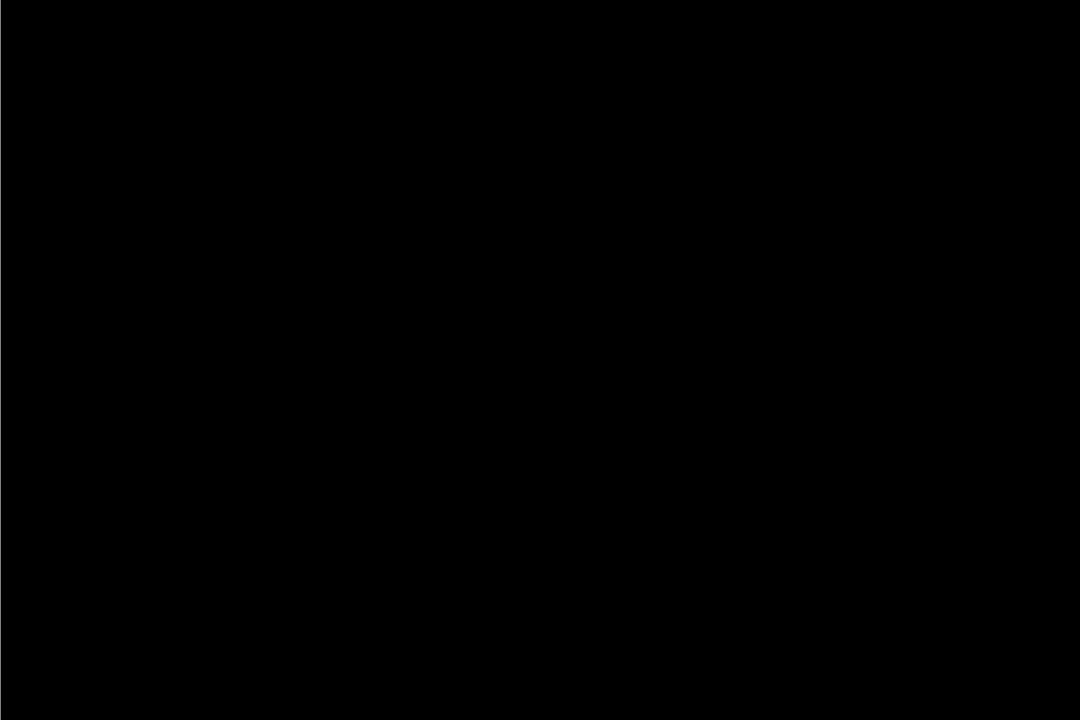
Frame 1 (no input)
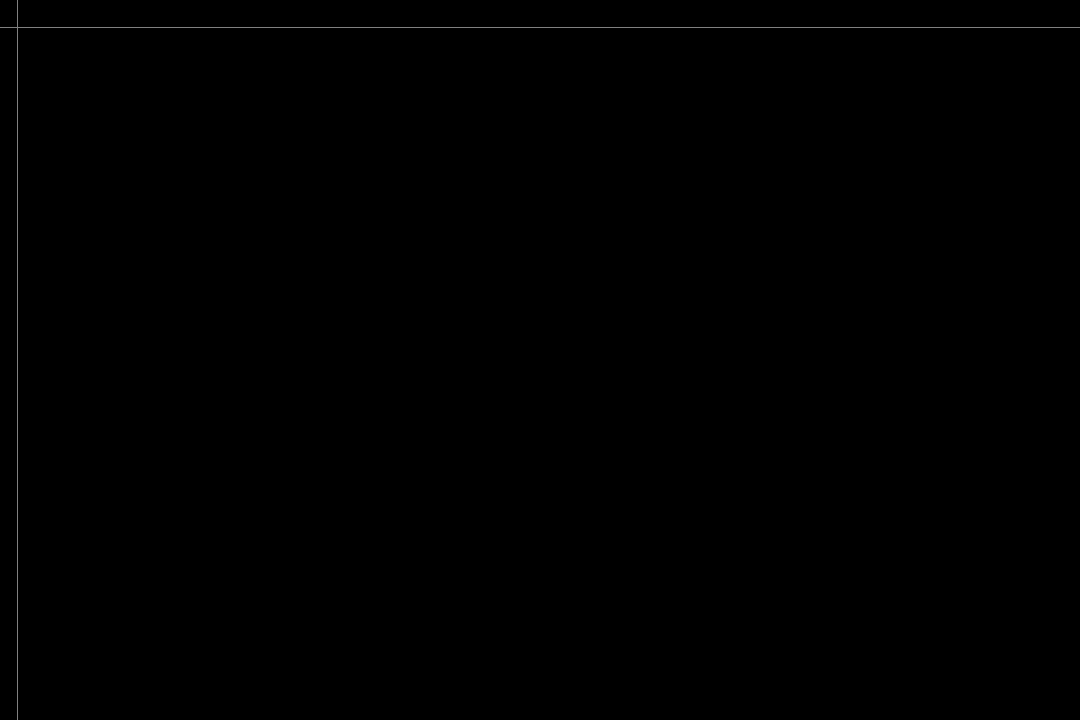
Frame 60 (the mouse pressed at the canvas centre just before this capture)
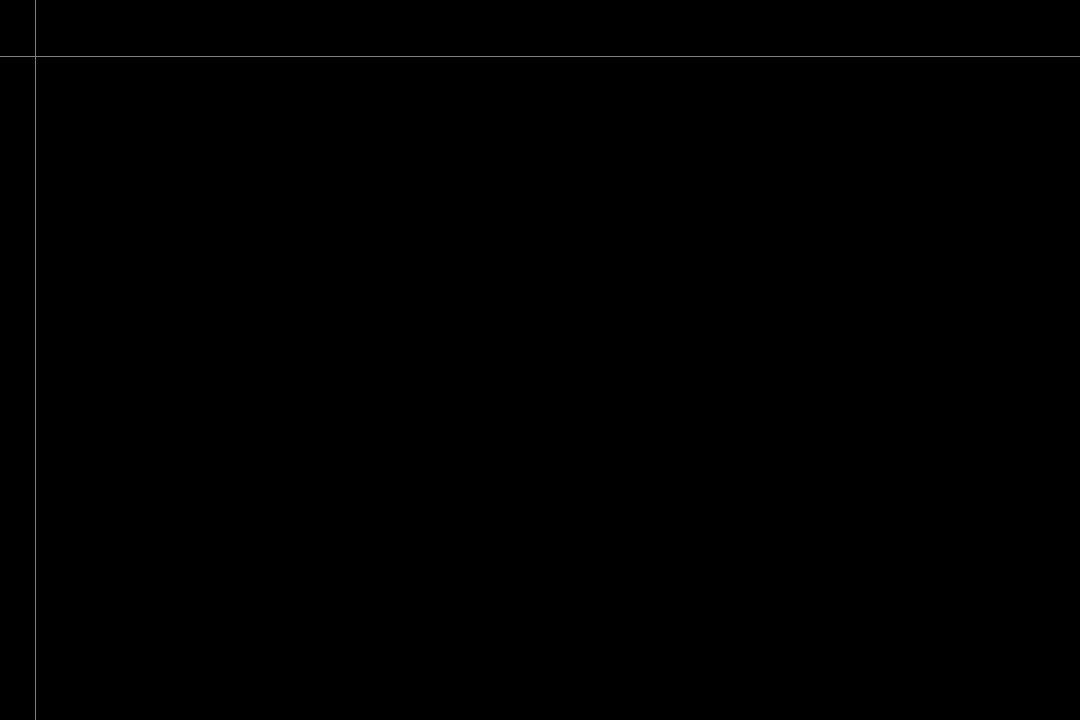
Frame 120 (the mouse held since frame 60 and released just before this capture)

The Processing sketch that drew these frames (run headless with seeded random() and noise(); from frame 60 on, the mouse is pressed at the canvas centre):

// Processing sketch: growing_shrinking_cols_rows
// ── growing_shrinking_cols_rows.pde
float cols, rows; // Total number of columns and rows //<>// //<>//
float cellWidth, cellHeight; // Individual cell size
float[] colPositions;
float[] rowPositions;
float[] colSpeeds;
float[] rowSpeeds;

boolean rotate;
float angle;

void setup() {
  size(1080, 720);

  cellWidth = float(width);
  cellHeight = float(height);

  // Calculate number of cols and rows based on cell size
  // The number of rows and columns is a function of
  // how many times a cell fits across/down the window
  cols = width/cellWidth;
  rows = height/cellHeight;

  // Initialize positions and speeds of cols and rows.
  reset();

  println("Use TAB to turn on/off rotate.");
  println("Use UP/DOWN to +/- number of rows. LEFT/RIGHT to +/- number of columns.");
}

void draw() {
  background(0);
  stroke(128);
  noFill();

  if (rotate) {
    angle+=0.01;
  }

  translate(width/2, height/2);
  rotate(angle);

  // CREATE A GRID WITH SO MANY COLUMNS...
  for (int col = 0; col < colPositions.length; col++) {

    // Change position of col
    colPositions[col]+=colSpeeds[col];
    colSpeeds[col] = turnaround(colPositions[col], colSpeeds[col], 0, width);

    line(colPositions[col]-width/2, -width, colPositions[col]-width/2, width);
  }
  for (int row = 0; row < rowPositions.length; row++) {

    // Change position of row
    rowPositions[row]+=rowSpeeds[row];
    rowSpeeds[row] = turnaround(rowPositions[row], rowSpeeds[row], 0, height);

    line(-width, rowPositions[row]-height/2, width, rowPositions[row]-height/2);
  }
}

// Initialize arrays storing col/row positions and speeds
// based updated values for cols and rows.
void reset() {

  colPositions = new float[int(cols)];
  rowPositions = new float[int(rows)];
  colSpeeds = new float[int(cols)];
  rowSpeeds = new float[int(rows)];

  for (int col = 0; col < colPositions.length; col++) {
    colPositions[col] = col*cellWidth;
    colSpeeds[col] = random(-1, 1);
  }
  for (int row = 0; row < rowPositions.length; row++) {
    rowPositions[row] = row*cellHeight;
    rowSpeeds[row] = random(-1, 1);
  }
}


float turnaround(float parameter, float speed, float min, float max) {
  if (parameter < min || parameter > max ) {
    speed *= -1;
  }
  return speed;
}

void keyPressed() {

  // CHANGE NUMBER OF ROWS AND COLUMNS
  switch(keyCode) {
  case TAB:
    rotate = !rotate;
    break;
  case UP:
    rows++;
    break;
  case DOWN:
    rows--;
    break;
  case RIGHT:
    cols++;
    break;
  case LEFT:
    cols--;
    break;
  }

  // CAN'T HAVE LESS THAN 1 COLUMN OR MORE COLUMNS THAN PIXELS ACROSS THE WINDOW
  cols = constrain(cols, 1, width);
  // CAN'T HAVE LESS THAN 1 ROW OR MORE ROWS THAN PIXELS DOWN THE WINDOW
  rows = constrain(rows, 1, height);

  // RE-CALCULATE CELLWIDTH AND CELL HEIGHT WITH NEW NUMBER OF COLS/ROWS.
  cellWidth = width/cols;
  cellHeight = height/rows;

  reset();

  println("COLS", cols, "ROWS", rows);
}
